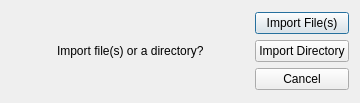
<?xml version="1.0" encoding="UTF-8"?>
<ui version="4.0">
 <class>DialogImport</class>
 <widget class="QDialog" name="DialogImport">
  <property name="geometry">
   <rect>
    <x>0</x>
    <y>0</y>
    <width>360</width>
    <height>103</height>
   </rect>
  </property>
  <property name="windowTitle">
   <string>Import</string>
  </property>
  <layout class="QVBoxLayout" name="verticalLayout_2">
   <item>
    <layout class="QHBoxLayout" name="horizontalLayout">
     <item>
      <spacer name="horizontalSpacer_2">
       <property name="orientation">
        <enum>Qt::Horizontal</enum>
       </property>
       <property name="sizeHint" stdset="0">
        <size>
         <width>40</width>
         <height>20</height>
        </size>
       </property>
      </spacer>
     </item>
     <item>
      <widget class="QLabel" name="labelImportQuestion">
       <property name="text">
        <string>Import file(s) or a directory?</string>
       </property>
      </widget>
     </item>
     <item>
      <spacer name="horizontalSpacer">
       <property name="orientation">
        <enum>Qt::Horizontal</enum>
       </property>
       <property name="sizeHint" stdset="0">
        <size>
         <width>40</width>
         <height>20</height>
        </size>
       </property>
      </spacer>
     </item>
     <item>
      <layout class="QVBoxLayout" name="verticalLayout_3">
       <item>
        <widget class="QPushButton" name="pushImportFile">
         <property name="text">
          <string>Import File(s)</string>
         </property>
        </widget>
       </item>
       <item>
        <widget class="QPushButton" name="pushImportDirectory">
         <property name="text">
          <string>Import Directory</string>
         </property>
        </widget>
       </item>
       <item>
        <widget class="QPushButton" name="pushCancel">
         <property name="text">
          <string>Cancel</string>
         </property>
        </widget>
       </item>
      </layout>
     </item>
    </layout>
   </item>
  </layout>
 </widget>
 <resources/>
 <connections/>
</ui>
